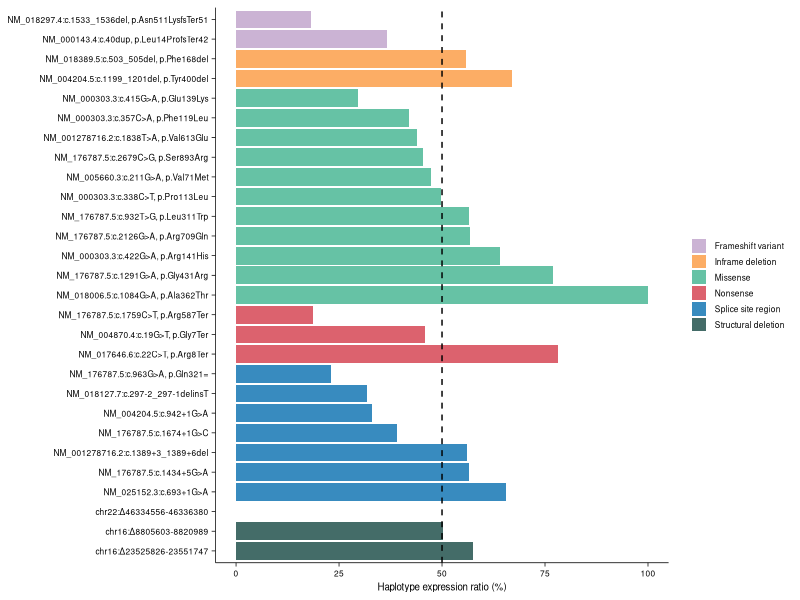

Write R code to recreate this figure.
#!/usr/bin/env Rscript

# Author: Robert Wang (Xing Lab)
# Date: 2025.01.01
# Supplementary Figure 5a

# Expression ratios for haplotypes carrying pathogenic variants based on patient TEQUILA-seq reads. The expression ratio 
# for a haplotype is calculated as the number of reads assigned to that haplotype divided by the total number of reads 
# assigned across both haplotypes. Variants located in the -3 to +6 region of the donor splice site or the -20 to +3 region
# of the acceptor splice site were classified as "splice site region" variants. 

# =====================================================================================================================
#                                                      LIBRARIES 
# =====================================================================================================================

# Load required libraries
suppressMessages(library(dplyr))
suppressMessages(library(ggplot2))
suppressMessages(library(tidyr))

# =====================================================================================================================
#                                                        MAIN
# =====================================================================================================================

# Establish working directories and file paths
workdir <- "/mnt/isilon/lin_lab_share/STRIPE"
outfile <- file.path(workdir, "manuscript/Revisions/20241219/Supplementary_Figures/Figure_S5/Figure_S5.pdf")

# Construct dataframe summarizing all heterozygous pathogenic variants and their haplotype expression ratios
df <- tibble(
    Variant = c("chr16:Δ23525826-23551747", "NM_018127.7:c.297-2_297-1delinsT", 
        "NM_001278716.2:c.1838T>A, p.Val613Glu", "NM_001278716.2:c.1389+3_1389+6del",
        "NM_000143.4:c.40dup, p.Leu14ProfsTer42", "NM_004870.4:c.19G>T, p.Gly7Ter",
        "NM_018297.4:c.1533_1536del, p.Asn511LysfsTer51",
        "NM_025152.3:c.693+1G>A", "NM_176787.5:c.1674+1G>C",
        "NM_176787.5:c.1434+5G>A", "NM_176787.5:c.2126G>A, p.Arg709Gln",
        "NM_176787.5:c.1674+1G>C", "NM_176787.5:c.932T>G, p.Leu311Trp",
        "NM_176787.5:c.1291G>A, p.Gly431Arg", "NM_176787.5:c.963G>A, p.Gln321=",
        "NM_176787.5:c.1434+5G>A", "NM_176787.5:c.1759C>T, p.Arg587Ter",
        "NM_176787.5:c.2679C>G, p.Ser893Arg", "NM_176787.5:c.932T>G, p.Leu311Trp",
        "NM_004204.5:c.942+1G>A", "NM_004204.5:c.1199_1201del, p.Tyr400del",
        "NM_000303.3:c.415G>A, p.Glu139Lys", "NM_000303.3:c.422G>A, p.Arg141His",
        "NM_000303.3:c.357C>A, p.Phe119Leu", "NM_000303.3:c.422G>A, p.Arg141His",
        "chr16:Δ8805603-8820989", "NM_000303.3:c.338C>T, p.Pro113Leu",
        "NM_005660.3:c.211G>A, p.Val71Met", "NM_018389.5:c.503_505del, p.Phe168del",
        "NM_017646.6:c.22C>T, p.Arg8Ter", "chr22:Δ46334556-46336380",
        "NM_018006.5:c.1084G>A, p.Ala362Thr"),
    Class = factor(c("Structural deletion", "Splice site region", "Missense", "Splice site region",
        "Frameshift variant", "Nonsense", "Frameshift variant", "Splice site region", "Splice site region",
        "Splice site region", "Missense", "Splice site region", "Missense", "Missense", "Splice site region",
        "Splice site region", "Nonsense", "Missense", "Missense", "Splice site region", "Inframe deletion",
        "Missense", "Missense", "Missense", "Missense", "Structural deletion", "Missense", "Missense",
        "Inframe deletion", "Nonsense", "Structural deletion", "Missense")),
    Ratio = c(0.574, 0.318, 0.440, 0.560, 0.366, 0.458, 0.183, 0.655, 0.365, 0.635, 0.567, 0.416,
        0.584, 0.770, 0.230, 0.495, 0.187, 0.454, 0.546, 0.329, 0.671, 0.297, 0.703, 0.421, 0.579,
        0.502, 0.498, 0.474, 0.559, 0.782, 0.000, 1.000)
)
df <- df %>% group_by(Variant, Class) %>% summarise(Ratio = mean(Ratio))
df$Variant <- factor(df$Variant, levels = df %>% arrange(desc(Class), desc(Ratio)) %>% pull(Variant))

# Plot expression ratios for haplotypes carrying heterozygous pathogenic variants
p <- ggplot(df, aes(x = Ratio * 100, y = Variant, fill = Class)) + geom_bar(stat = "identity") + theme_classic() +
    geom_vline(xintercept = 50, linetype = "dashed", linewidth = 0.5) + theme(panel.grid.major = element_blank(), 
    panel.grid.minor = element_blank(), panel.background = element_blank(), axis.text = element_text(color = "black", 
    size = 6), axis.title.x = element_text(color = "black", size = 7), axis.title.y = element_blank(), 
    axis.ticks = element_line(color = "black", linewidth = 0.25), axis.line = element_line(color = "black", linewidth = 0.25), 
    legend.title = element_blank(), legend.text = element_text(color = "black", size = 6), legend.key.size = unit(0.4, 'cm')) + 
    xlab("Haplotype expression ratio (%)") + scale_fill_manual(values = c("#CBB3D4", "#FCAD65", "#66C2A5", "#DC626E",
    "#388BBF", "#446C68"))

# Save p to outfile
ggsave(outfile, plot = p, width = 5, height = 4)